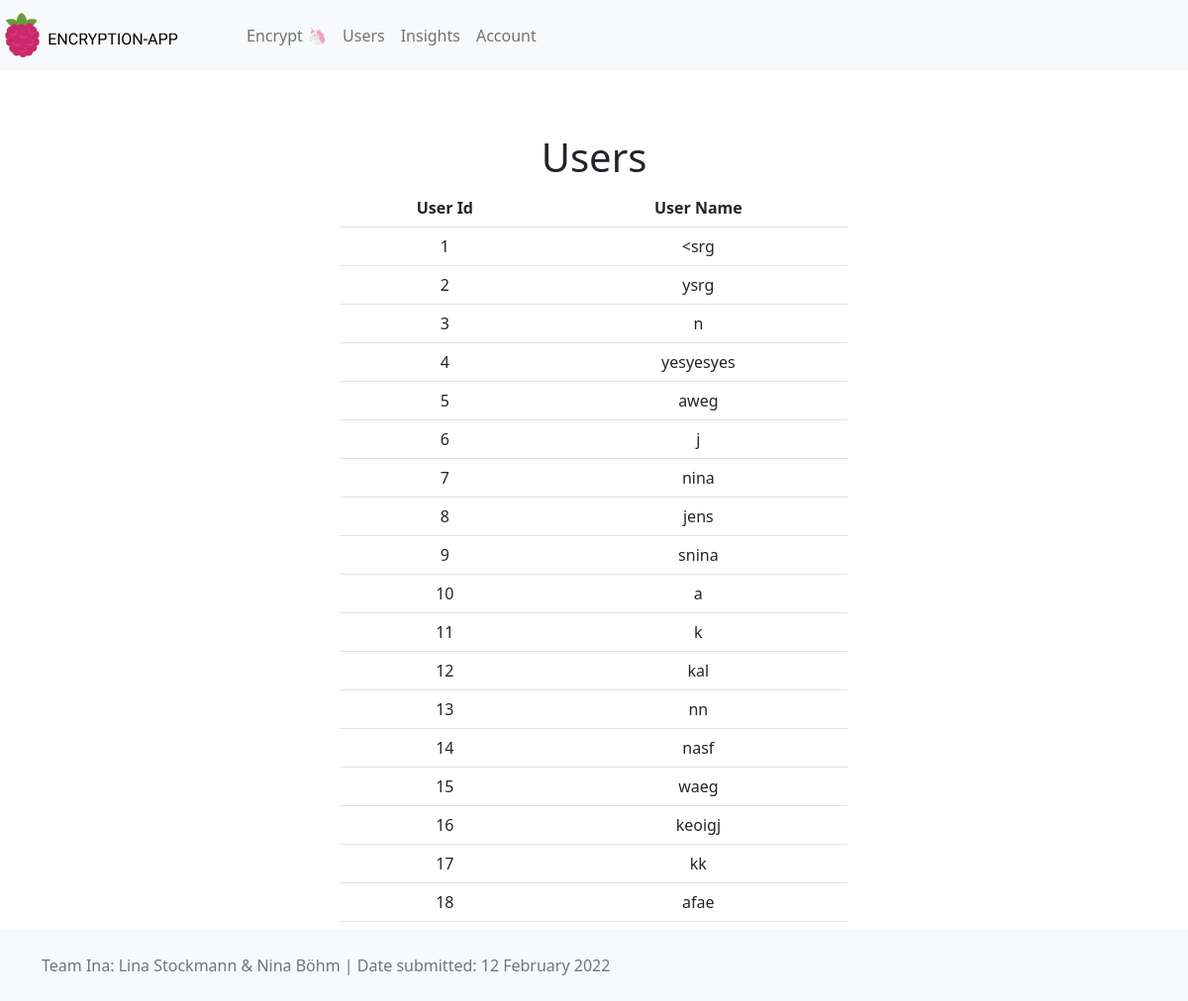
Page /users (signed in) on the earlier database version.
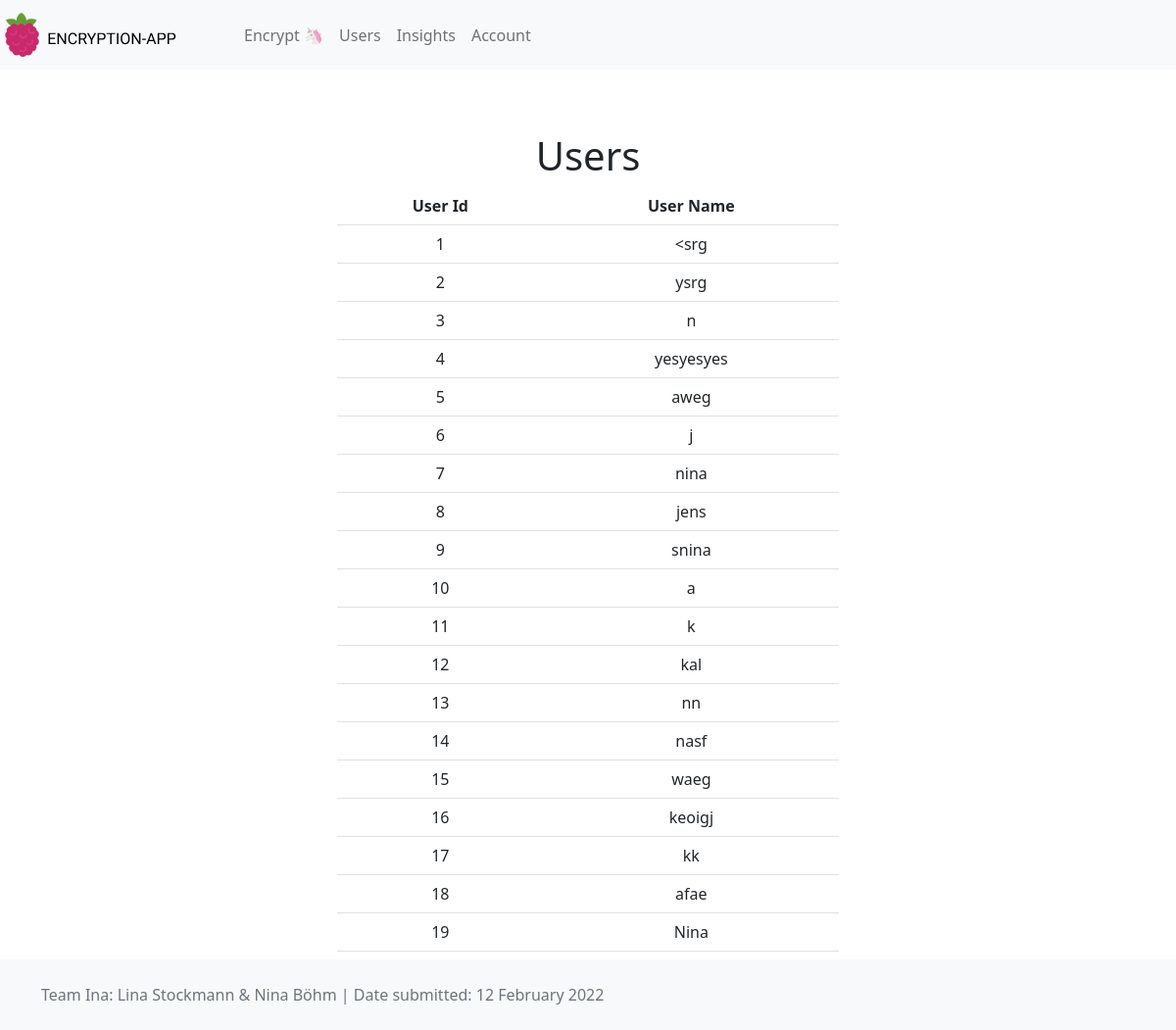
Same page on the later database version.
### models.py (models this page shows, shortened)
class User(SqlAlchemyBase):
    __tablename__ = "user"
    id = Column(Integer, primary_key=True)
    name = Column(String, nullable=False, unique=True)
    password = Column(String, nullable=False)
    encrypted_strings = relationship("EncryptedString", back_populates="user")

### webapp.py (the view)
@app.route("/users")
@requires_logged_in
def users():
    all_users = db.session.query(User).all()
    return render_template("users.html", all_users=all_users)

### webapp.py (called while the page is built)
def requires_logged_in(func):
    @wraps(func)
    def wrapped_func(*args, **kwargs):
        form = LoginForm()
        if "user_name" in session:
            return func(*args, **kwargs)
        return render_template("login.html", form=form)
    return wrapped_func

### templates/users.html (shortened to what this page needs)
{% extends "base.html" %}
{% block head %}
    {{ super() }}
{% endblock %}
{% block content %}
    <h1>Users</h1>
    <div class="container col-6 d-flex justify-content-center">
        <table class="table table-responsive" style="text-align: center">
            <tr>
                <th>User Id</th>
                <th>User Name</th>
            </tr>
            {% for user in all_users %}
            <tr>
                <td>{{user.id}}</td>
                <td>{{user.name}}</td>
            </tr>
            {% endfor %}
        </table>
    </div>
{% endblock %}

### templates/base.html (shortened to what this page needs)
<html>
<head>
    {% block head %}
    <link href="https://cdn.jsdelivr.net/npm/bootstrap@5.1.3/dist/css/bootstrap.min.css" rel="stylesheet">
    {% endblock %}
</head>
<body>
    {% block nav %}
    {% include "header.html" %}
    {% endblock %}
    <div id="content" class="position-relative overflow-hidden p-3 p-md-5 m-md-3 text-center">
        {% block content %} {% endblock %}
    </div>
</body>
<div id="footer">
    {% block footer %}
    {% include "footer.html" %}
    {% endblock %}
</div>
</html>

### templates/header.html (shortened to what this page needs)
<html>
    <header>
        <nav class="navbar navbar-expand-lg navbar-light bg-light">
            <a class="navbar-brand" href="/">
                <img src="../static/logo.svg">
            </a>
            <div class="collapse navbar-collapse" id="menuItems">
                <ul class="navbar-nav mr-auto mt-2 mt-lg-0 px-3">
                    <li class="nav-item active">
                        <a class="nav-link" href="/encryption">Encrypt <span class="sr-only">🦄</span></a>
                    </li>
                    <li class="nav-item">
                        <a class="nav-link" href="/users">Users</a>
                    </li>
                    <li class="nav-item">
                        <a class="nav-link" href="/statistics">Insights</a>
                    </li>
                    <li class="nav-item">
                        <a class="nav-link" href="/account">Account</a>
                    </li>
                </ul>
            </div>
        </nav>
    </header>
</html>

### templates/footer.html
<html>
<footer class="footer fixed-bottom mt-auto py-4 bg-light">
    <div class="container">
        <span class="text-muted">Team Ina: Lina Stockmann & Nina Böhm</span>
        <span class="text-muted"> | Date submitted: 12 February 2022</span>
    </div>
</footer>
</html>

Differences in the rows shown:
added User: id "19", name "Nina"
